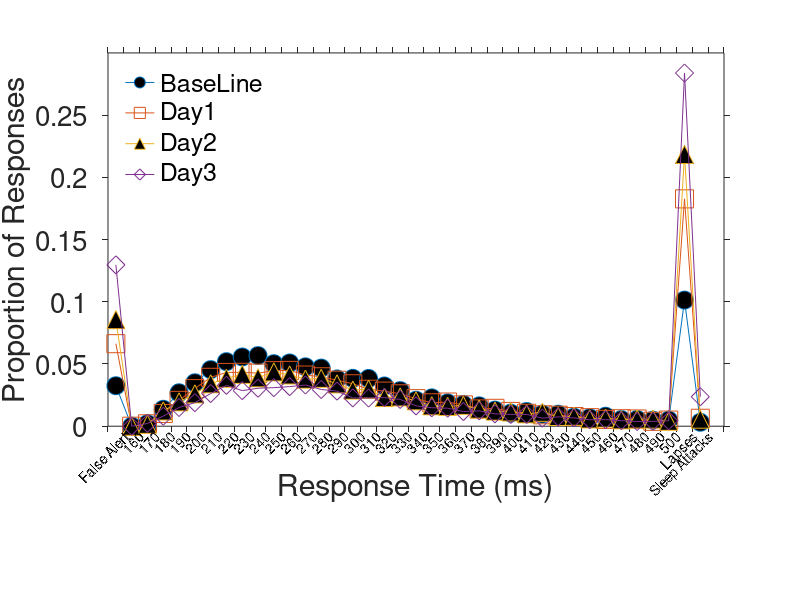

The MATLAB source for this figure:
function createfigure()
%CREATEFIGURE()
%  X1:  vector of x data
%  Y1:  vector of y data

%  Auto-generated by MATLAB on 14-Nov-2014 11:14:43

% Create figure
X1 = [1:38]-.5;
Y1 = load('BaseLine.txt');
Day1 = load('Day1.txt');
Day2 = load('Day2.txt');
Day3 = load('Day3.txt');

figure1 = figure();

% Create axes
axes1 = axes('Parent',figure1,'XTickLabel',{},...
    'XTick',[0 1 2 3 4 5 6 7 8 9 10 11 12 13 14 15 16 17 18 19 20 21 22 23 24 25 26 27 28 29 30 31 32 33 34 35 36 37 38 39],...
    'TickDir','out',...
    'OuterPosition',[0 0.163085399449036 1 0.823691460055097],'FontSize',20);
%% Uncomment the following line to preserve the X-limits of the axes
 xlim(axes1,[0 39]);
%% Uncomment the following line to preserve the Y-limits of the axes
 ylim(axes1,[0 0.3]);
box(axes1,'on');
hold(axes1,'all');

% Create plot
plot(X1,Y1,'MarkerFaceColor',[0 0 0],'Marker','o','MarkerSize', 13,'DisplayName','BaseLine');

% Adding other data
hold all;
plot(X1,Day1,'Marker','square','MarkerSize', 13,'DisplayName','Day1');
plot(X1,Day2,'MarkerFaceColor',[0 0 0],'Marker','^','MarkerSize', 13,'DisplayName','Day2');
plot(X1,Day3,'Marker','diamond','MarkerSize', 13,'DisplayName','Day3');
hold off;

% Create xlabel
xlabel({'','Response Time (ms)'},'Units','normalized');

% Create ylabel
ylabel('Proportion of Responses');

% Create text
text('Parent',axes1,'Tag','RotatedXTickLabel','VerticalAlignment','top',...
    'Rotation',45,...
    'Position',[-0.099152542372881 -0.00251677852348992 -0.999999999999996],...
    'HorizontalAlignment','right');

% Create text
text('Parent',axes1,'Tag','RotatedXTickLabel','VerticalAlignment','top',...
    'String','False Alert',...
    'Rotation',45,...
    'Position',[0.892372881355932 -0.00251677852348992 -0.999999999999996],...
    'HorizontalAlignment','right');

% Create text
text('Parent',axes1,'Tag','RotatedXTickLabel','VerticalAlignment','top',...
    'String','160',...
    'Rotation',45,...
    'Position',[1.88389830508475 -0.00251677852348992 -0.999999999999996],...
    'HorizontalAlignment','right');

% Create text
text('Parent',axes1,'Tag','RotatedXTickLabel','VerticalAlignment','top',...
    'String','170',...
    'Rotation',45,...
    'Position',[2.87542372881356 -0.00251677852348992 -0.999999999999996],...
    'HorizontalAlignment','right');

% Create text
text('Parent',axes1,'Tag','RotatedXTickLabel','VerticalAlignment','top',...
    'String','180',...
    'Rotation',45,...
    'Position',[3.86694915254237 -0.00251677852348992 -0.999999999999996],...
    'HorizontalAlignment','right');

% Create text
text('Parent',axes1,'Tag','RotatedXTickLabel','VerticalAlignment','top',...
    'String','190',...
    'Rotation',45,...
    'Position',[4.85847457627119 -0.00251677852348992 -0.999999999999996],...
    'HorizontalAlignment','right');

% Create text
text('Parent',axes1,'Tag','RotatedXTickLabel','VerticalAlignment','top',...
    'String','200',...
    'Rotation',45,...
    'Position',[5.85 -0.00251677852348992 -0.999999999999996],...
    'HorizontalAlignment','right');

% Create text
text('Parent',axes1,'Tag','RotatedXTickLabel','VerticalAlignment','top',...
    'String','210',...
    'Rotation',45,...
    'Position',[6.84152542372881 -0.00251677852348992 -0.999999999999996],...
    'HorizontalAlignment','right');

% Create text
text('Parent',axes1,'Tag','RotatedXTickLabel','VerticalAlignment','top',...
    'String','220',...
    'Rotation',45,...
    'Position',[7.89915254237288 -0.00251677852348992 -0.999999999999996],...
    'HorizontalAlignment','right');

% Create text
text('Parent',axes1,'Tag','RotatedXTickLabel','VerticalAlignment','top',...
    'String','230',...
    'Rotation',45,...
    'Position',[8.89067796610169 -0.00251677852348992 -0.999999999999996],...
    'HorizontalAlignment','right');

% Create text
text('Parent',axes1,'Tag','RotatedXTickLabel','VerticalAlignment','top',...
    'String','240',...
    'Rotation',45,...
    'Position',[9.88220338983051 -0.00251677852348992 -0.999999999999996],...
    'HorizontalAlignment','right');

% Create text
text('Parent',axes1,'Tag','RotatedXTickLabel','VerticalAlignment','top',...
    'String','250',...
    'Rotation',45,...
    'Position',[10.8737288135593 -0.00251677852348992 -0.999999999999996],...
    'HorizontalAlignment','right');

% Create text
text('Parent',axes1,'Tag','RotatedXTickLabel','VerticalAlignment','top',...
    'String','260',...
    'Rotation',45,...
    'Position',[11.8652542372881 -0.00251677852348992 -0.999999999999996],...
    'HorizontalAlignment','right');

% Create text
text('Parent',axes1,'Tag','RotatedXTickLabel','VerticalAlignment','top',...
    'String','270',...
    'Rotation',45,...
    'Position',[12.856779661017 -0.00251677852348992 -0.999999999999996],...
    'HorizontalAlignment','right');

% Create text
text('Parent',axes1,'Tag','RotatedXTickLabel','VerticalAlignment','top',...
    'String','280',...
    'Rotation',45,...
    'Position',[13.8483050847458 -0.00251677852348992 -0.999999999999996],...
    'HorizontalAlignment','right');

% Create text
text('Parent',axes1,'Tag','RotatedXTickLabel','VerticalAlignment','top',...
    'String','290',...
    'Rotation',45,...
    'Position',[14.8398305084746 -0.00251677852348992 -0.999999999999996],...
    'HorizontalAlignment','right');

% Create text
text('Parent',axes1,'Tag','RotatedXTickLabel','VerticalAlignment','top',...
    'String','300',...
    'Rotation',45,...
    'Position',[15.8974576271186 -0.00251677852348992 -0.999999999999996],...
    'HorizontalAlignment','right');

% Create text
text('Parent',axes1,'Tag','RotatedXTickLabel','VerticalAlignment','top',...
    'String','310',...
    'Rotation',45,...
    'Position',[16.8889830508475 -0.00251677852348992 -0.999999999999996],...
    'HorizontalAlignment','right');

% Create text
text('Parent',axes1,'Tag','RotatedXTickLabel','VerticalAlignment','top',...
    'String','320',...
    'Rotation',45,...
    'Position',[17.8805084745763 -0.00251677852348992 -0.999999999999996],...
    'HorizontalAlignment','right');

% Create text
text('Parent',axes1,'Tag','RotatedXTickLabel','VerticalAlignment','top',...
    'String','330',...
    'Rotation',45,...
    'Position',[18.8720338983051 -0.00251677852348992 -0.999999999999996],...
    'HorizontalAlignment','right');

% Create text
text('Parent',axes1,'Tag','RotatedXTickLabel','VerticalAlignment','top',...
    'String','340',...
    'Rotation',45,...
    'Position',[19.8635593220339 -0.00251677852348992 -0.999999999999996],...
    'HorizontalAlignment','right');

% Create text
text('Parent',axes1,'Tag','RotatedXTickLabel','VerticalAlignment','top',...
    'String','350',...
    'Rotation',45,...
    'Position',[20.8550847457627 -0.00251677852348992 -0.999999999999996],...
    'HorizontalAlignment','right');

% Create text
text('Parent',axes1,'Tag','RotatedXTickLabel','VerticalAlignment','top',...
    'String','360',...
    'Rotation',45,...
    'Position',[21.8466101694915 -0.00251677852348992 -0.999999999999996],...
    'HorizontalAlignment','right');

% Create text
text('Parent',axes1,'Tag','RotatedXTickLabel','VerticalAlignment','top',...
    'String','370',...
    'Rotation',45,...
    'Position',[22.8381355932203 -0.00251677852348992 -0.999999999999996],...
    'HorizontalAlignment','right');

% Create text
text('Parent',axes1,'Tag','RotatedXTickLabel','VerticalAlignment','top',...
    'String','380',...
    'Rotation',45,...
    'Position',[23.8957627118644 -0.00251677852348992 -0.999999999999996],...
    'HorizontalAlignment','right');

% Create text
text('Parent',axes1,'Tag','RotatedXTickLabel','VerticalAlignment','top',...
    'String','390',...
    'Rotation',45,...
    'Position',[24.8872881355932 -0.00251677852348992 -0.999999999999996],...
    'HorizontalAlignment','right');

% Create text
text('Parent',axes1,'Tag','RotatedXTickLabel','VerticalAlignment','top',...
    'String','400',...
    'Rotation',45,...
    'Position',[25.878813559322 -0.00251677852348992 -0.999999999999996],...
    'HorizontalAlignment','right');

% Create text
text('Parent',axes1,'Tag','RotatedXTickLabel','VerticalAlignment','top',...
    'String','410',...
    'Rotation',45,...
    'Position',[26.8703389830508 -0.00251677852348992 -0.999999999999996],...
    'HorizontalAlignment','right');

% Create text
text('Parent',axes1,'Tag','RotatedXTickLabel','VerticalAlignment','top',...
    'String','420',...
    'Rotation',45,...
    'Position',[27.8618644067797 -0.00251677852348992 -0.999999999999996],...
    'HorizontalAlignment','right');

% Create text
text('Parent',axes1,'Tag','RotatedXTickLabel','VerticalAlignment','top',...
    'String','430',...
    'Rotation',45,...
    'Position',[28.8533898305085 -0.00251677852348992 -0.999999999999996],...
    'HorizontalAlignment','right');

% Create text
text('Parent',axes1,'Tag','RotatedXTickLabel','VerticalAlignment','top',...
    'String','440',...
    'Rotation',45,...
    'Position',[29.8449152542373 -0.00251677852348992 -0.999999999999996],...
    'HorizontalAlignment','right');

% Create text
text('Parent',axes1,'Tag','RotatedXTickLabel','VerticalAlignment','top',...
    'String','450',...
    'Rotation',45,...
    'Position',[30.8364406779661 -0.00251677852348992 -0.999999999999996],...
    'HorizontalAlignment','right');

% Create text
text('Parent',axes1,'Tag','RotatedXTickLabel','VerticalAlignment','top',...
    'String','460',...
    'Rotation',45,...
    'Position',[31.8940677966102 -0.00251677852348992 -0.999999999999996],...
    'HorizontalAlignment','right');

% Create text
text('Parent',axes1,'Tag','RotatedXTickLabel','VerticalAlignment','top',...
    'String','470',...
    'Rotation',45,...
    'Position',[32.885593220339 -0.00251677852348992 -0.999999999999996],...
    'HorizontalAlignment','right');

% Create text
text('Parent',axes1,'Tag','RotatedXTickLabel','VerticalAlignment','top',...
    'String','480',...
    'Rotation',45,...
    'Position',[33.8771186440678 -0.00251677852348992 -0.999999999999996],...
    'HorizontalAlignment','right');

% Create text
text('Parent',axes1,'Tag','RotatedXTickLabel','VerticalAlignment','top',...
    'String','490',...
    'Rotation',45,...
    'Position',[34.8686440677966 -0.00251677852348992 -0.999999999999996],...
    'HorizontalAlignment','right');

% Create text
text('Parent',axes1,'Tag','RotatedXTickLabel','VerticalAlignment','top',...
    'String','500',...
    'Rotation',45,...
    'Position',[35.8601694915254 -0.00251677852348992 -0.999999999999996],...
    'HorizontalAlignment','right');

% Create text
text('Parent',axes1,'Tag','RotatedXTickLabel','VerticalAlignment','top',...
    'String','Lapses',...
    'Rotation',45,...
    'Position',[36.8516949152542 -0.00251677852348992 -0.999999999999996],...
    'HorizontalAlignment','right');

% Create text
text('Parent',axes1,'Tag','RotatedXTickLabel','VerticalAlignment','top',...
    'String','Sleep Attacks',...
    'Rotation',45,...
    'Position',[37.843220338983 -0.00251677852348992 -0.999999999999996],...
    'HorizontalAlignment','right');

% Create text
text('Parent',axes1,'Tag','RotatedXTickLabel','VerticalAlignment','top',...
    'Rotation',45,...
    'Position',[38.9008474576271 -0.00251677852348992 -0.999999999999996],...
    'HorizontalAlignment','right');

% Create legend
legend1 = legend(axes1,'show');
set(legend1,'EdgeColor',[1 1 1],'Location','NorthWest');


